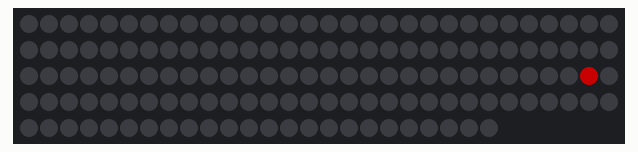
Bench run of a sketch on a simulated Arduino Uno, built for the host (arithmetic inside an expression is 32-bit, double 64-bit). Parts: 144 RGB LEDs in strip order, left to right, continuing on the next row. Dim RGB values are drawn brighter than linear. At 6.6 s the program stops and its outputs stay as they are.

Above: at 1.45 s.
At 3.86 s:
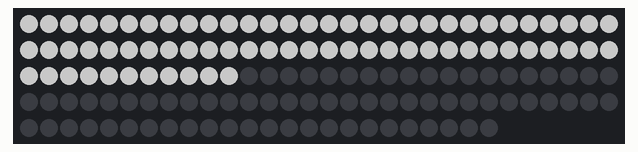
At 6.39 s:
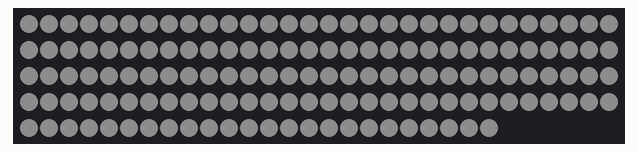

The sketch:

FirstLightS.ino
```cpp
#include "FastLED.h"
#define NUM_LEDS 144
#define DATA_PIN 11
#define Brightness 100
CRGB leds[NUM_LEDS];

void setup() {
  delay(1000);
  FastLED.addLeds<WS2812B, DATA_PIN, GRB>(leds, NUM_LEDS);
  FastLED.setBrightness(Brightness);
}

void loop() {
  for (int whiteLed = NUM_LEDS; whiteLed > -1; whiteLed = whiteLed - 1) {
    leds[whiteLed] = CRGB::Red;
    FastLED.show();
    delay(1);
    leds[whiteLed] = CRGB::Black;
  }

  for (int whiteLed = 0; whiteLed < NUM_LEDS; whiteLed = whiteLed + 1) {
    leds[whiteLed] = CRGB::Green;
    FastLED.show();
    delay(1);
    leds[whiteLed] = CRGB::Black;
  }

  for (int whiteLed = NUM_LEDS; whiteLed > -1; whiteLed = whiteLed - 1) {
    leds[whiteLed] = CRGB::Blue;
    FastLED.show();
    delay(1);
    leds[whiteLed] = CRGB::Black;
  }

  for (int whiteLed = 0; whiteLed < 144; whiteLed = whiteLed + 1) {
    leds[whiteLed] = CRGB::White;
    FastLED.show();
    delay(1);
  }
  FastLED.show();

  for (int i = Brightness; i > -1; i = i - 1) {
    FastLED.setBrightness(i);
    FastLED.show();
    delay(20);
  }

  while (1);
}
```
